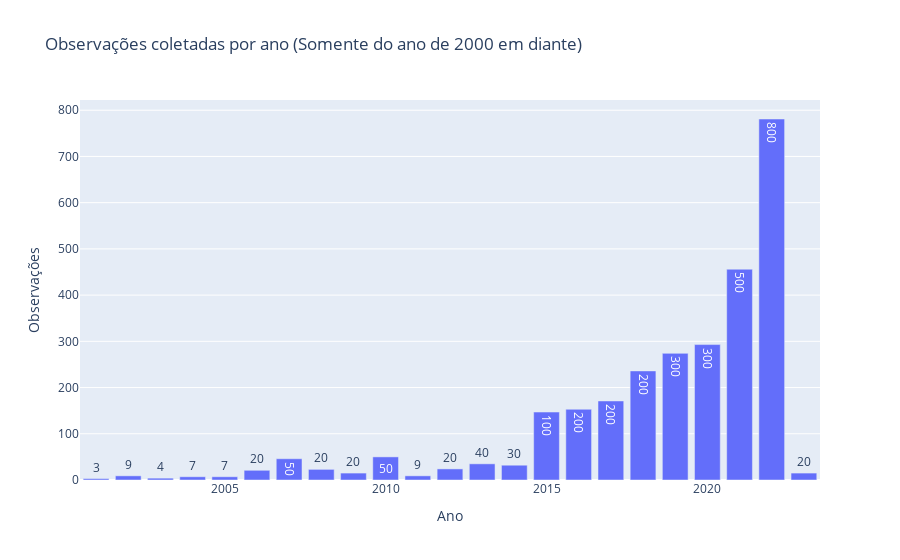

Here is the notebook cell this chart was saved with:
### Code cell
OSD_geoframe = OSD_geoframe[OSD_geoframe['Year'] > 2000].reset_index(drop=True).copy()
df = OSD_geoframe.groupby('Year').count()['Contagem de individuos']
fig = px.bar(df, x=df.index, y="Contagem de individuos",text_auto='.1s', title="Observações coletadas por ano (Somente do ano de 2000 em diante)")
fig.update_layout(xaxis=dict(title="Ano"), yaxis=dict(title="Observações"))
fig.update_xaxes()
fig.show(config=img_config)

### Figure 1 — Plotly figure (JSON) as saved in the notebook; plotly's stock layout.template omitted (floating-point values rounded to 4 significant figures)
{"data": [{"alignmentgroup": "True", "hovertemplate": "Year=%{x}<br>Contagem de individuos=%{y}<extra></extra>", "legendgroup": "", "marker": {"color": "#636efa", "pattern": {"shape": ""}}, "name": "", "offsetgroup": "", "orientation": "v", "showlegend": false, "textposition": "auto", "texttemplate": "%{y:.1s}", "type": "bar", "x": [2001, 2002, 2003, 2004, 2005, 2006, 2007, 2008, 2009, 2010, 2011, 2012, 2013, 2014, 2015, 2016, 2017, 2018, 2019, 2020, 2021, 2022, 2023], "xaxis": "x", "y": [3, 9, 4, 7, 7, 21, 46, 23, 15, 50, 9, 24, 35, 32, 147, 153, 171, 236, 274, 293, 456, 781, 15], "yaxis": "y"}], "layout": {"barmode": "relative", "legend": {"tracegroupgap": 0}, "title": {"text": "Observações coletadas por ano (Somente do ano de 2000 em diante)"}, "xaxis": {"anchor": "y", "domain": [0, 1], "title": {"text": "Ano"}}, "yaxis": {"anchor": "x", "domain": [0, 1], "title": {"text": "Observações"}}}}
